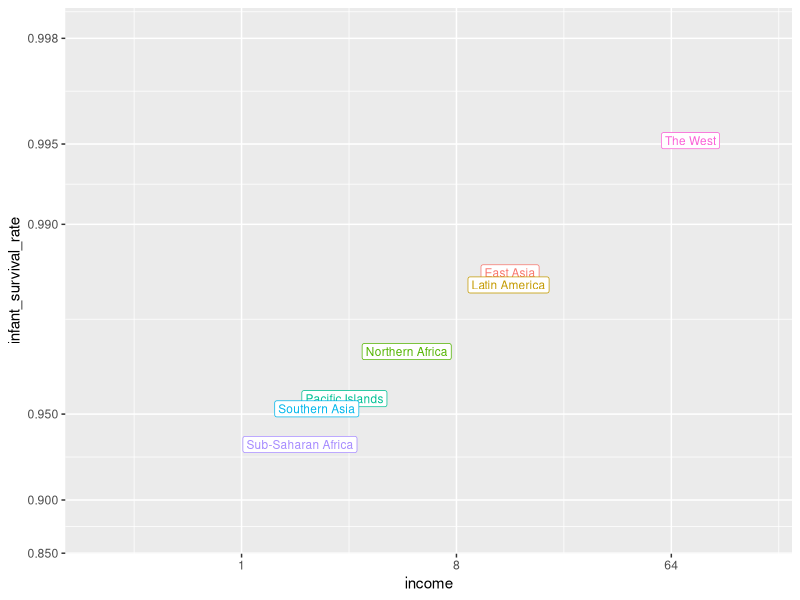

Generate this figure with R:
# define gapminder
library(tidyverse)
library(dslabs)
data(gapminder)

# define present year
present_year <- 2010

# define Western countries
west <- c("Western Europe", "Northern Europe", "Southern Europe", "Northern America", "Australia and New Zealand")

# add additional cases
gapminder <- gapminder %>%
  mutate(group = case_when(
    .$region %in% west ~ "The West",
    .$region %in% "Northern Africa" ~ "Northern Africa",
    .$region %in% c("Eastern Asia", "South-Eastern Asia") ~ "East Asia",
    .$region == "Southern Asia" ~ "Southern Asia",
    .$region %in% c("Central America", "South America", "Caribbean") ~ "Latin America",
    .$continent == "Africa" & .$region != "Northern Africa" ~ "Sub-Saharan Africa",
    .$region %in% c("Melanesia", "Micronesia", "Polynesia") ~ "Pacific Islands"))

# define a data frame with group average income and average infant survival rate
surv_income <- gapminder %>%
  filter(year %in% present_year & !is.na(gdp) & !is.na(infant_mortality) & !is.na(group)) %>%
  group_by(group) %>%
  summarize(income = sum(gdp)/sum(population)/365,
            infant_survival_rate = 1 - sum(infant_mortality/1000*population)/sum(population))
surv_income %>% arrange(income)

# plot infant survival versus income, with transformed axes
surv_income %>% ggplot(aes(income, infant_survival_rate, label = group, color = group)) +
  scale_x_continuous(trans = "log2", limit = c(0.25, 150)) +
  scale_y_continuous(trans = "logit", limit = c(0.875, .9981),
                     breaks = c(.85, .90, .95, .99, .995, .998)) +
  geom_label(size = 3, show.legend = FALSE) 
